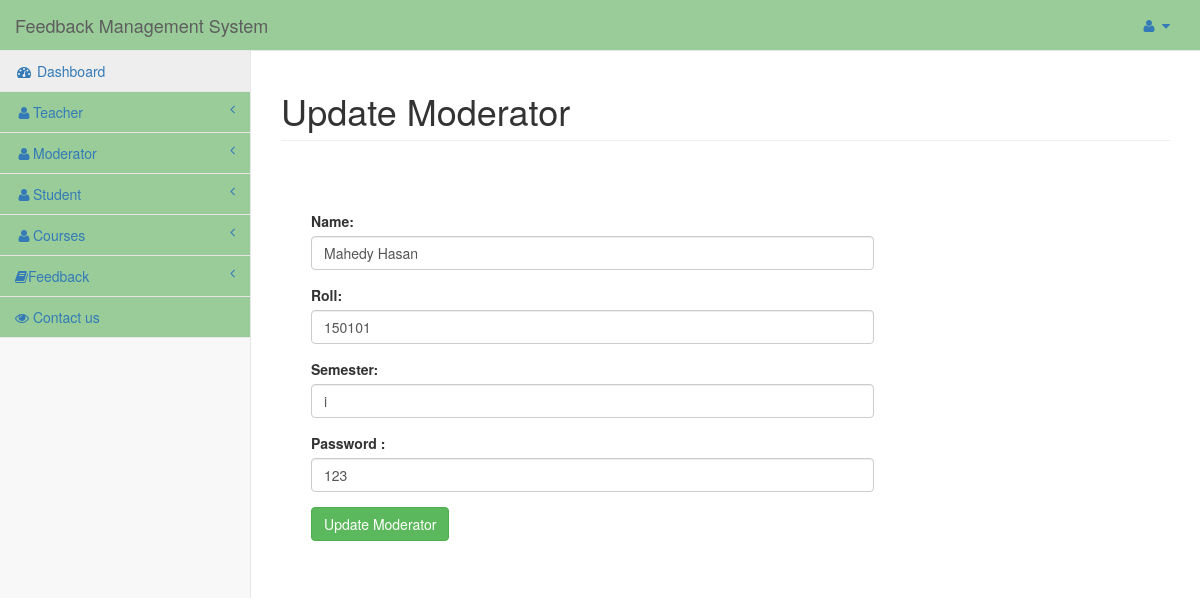
Screenshot of /admin/dashboard.php?id=1&info=edit_moderator (signed in) with the database file from the repository.
### tables this page shows
CREATE TABLE `moderator` (
  `id` int(22) NOT NULL,
  `name` varchar(44) NOT NULL,
  `roll` varchar(44) NOT NULL,
  `semister` varchar(44) NOT NULL,
  `password` varchar(44) NOT NULL,
  `role` int(22) NOT NULL
);

### admin/edit_moderator.php (the view, shortened to what this page needs)
<?php
	extract($_POST);
$con=mysqli_query($conn,"select * from moderator where id='".$_GET['id']."'");
$res=mysqli_fetch_assoc($con);
?>
<h1 class="page-header">Update  Moderator</h1>
<div class="col-lg-8" style="margin:15px;">
	<form method="post">
	<div class="control-group form-group">
    	<div class="controls">
        </div>
   	</div>
	<div class="control-group form-group">
    	<div class="controls">
        	<label>Name:</label>
            	<input type="text" value="<?php echo @$res['name'];?>" name="n" class="form-control" required>
        </div>
   	</div>
	<div class="control-group form-group">
    	<div class="controls">
        	<label>Roll:</label>
            	<input type="text" value="<?php echo @$res['roll'];?>" name="roll" class="form-control" required>
        </div>
   	</div>
	<div class="control-group form-group">
        <div class="controls">
            <label>Semester:</label>
  <input type="text"  name="sem" value="<?php echo @$res['semister'];?>" class="form-control" required>
        </div>
    </div>
	<div class="control-group form-group">
    	<div class="controls">
        	<label>Password :</label>
          <input type="text" value="<?php echo @$res['password'];?>"  name="pass" class="form-control" required>
        </div>
    </div>
	<div class="control-group form-group">
    	<div class="controls">
            	<input type="submit" class="btn btn-success" name="save" value="Update  Moderator">
        </div>
  	</div>
	</form>
</div>

### css/sb-admin-2.css (style rules this page uses)
body { background-color: #f8f8f8; }

### rows the page displays
moderator: n "Mahedy Hasan", roll "150101", sem "i", pass "123"
